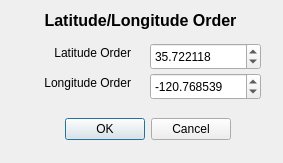
<?xml version="1.0" encoding="UTF-8"?>
<ui version="4.0">
 <class>latitudeLongitudeDialog</class>
 <widget class="QDialog" name="latitudeLongitudeDialog">
  <property name="geometry">
   <rect>
    <x>0</x>
    <y>0</y>
    <width>283</width>
    <height>163</height>
   </rect>
  </property>
  <property name="windowTitle">
   <string>Dialog</string>
  </property>
  <widget class="QDialogButtonBox" name="btnbx_CancelOK">
   <property name="geometry">
    <rect>
     <x>-110</x>
     <y>113</y>
     <width>341</width>
     <height>32</height>
    </rect>
   </property>
   <property name="orientation">
    <enum>Qt::Horizontal</enum>
   </property>
   <property name="standardButtons">
    <set>QDialogButtonBox::Cancel|QDialogButtonBox::Ok</set>
   </property>
  </widget>
  <widget class="QLabel" name="lbl_lat">
   <property name="geometry">
    <rect>
     <x>0</x>
     <y>43</y>
     <width>131</width>
     <height>20</height>
    </rect>
   </property>
   <property name="toolTip">
    <string>&lt;html&gt;&lt;head/&gt;&lt;body&gt;&lt;p&gt;Latitude of the bottom point of search area&lt;/p&gt;&lt;/body&gt;&lt;/html&gt;</string>
   </property>
   <property name="layoutDirection">
    <enum>Qt::LeftToRight</enum>
   </property>
   <property name="text">
    <string>Latitude Order</string>
   </property>
   <property name="alignment">
    <set>Qt::AlignRight|Qt::AlignTrailing|Qt::AlignVCenter</set>
   </property>
  </widget>
  <widget class="QLabel" name="lbl_lon">
   <property name="geometry">
    <rect>
     <x>0</x>
     <y>73</y>
     <width>131</width>
     <height>20</height>
    </rect>
   </property>
   <property name="toolTip">
    <string>&lt;html&gt;&lt;head/&gt;&lt;body&gt;&lt;p&gt;Longitude of the bottom point of search area&lt;/p&gt;&lt;/body&gt;&lt;/html&gt;</string>
   </property>
   <property name="layoutDirection">
    <enum>Qt::LeftToRight</enum>
   </property>
   <property name="text">
    <string>Longitude Order</string>
   </property>
   <property name="alignment">
    <set>Qt::AlignRight|Qt::AlignTrailing|Qt::AlignVCenter</set>
   </property>
  </widget>
  <widget class="QDoubleSpinBox" name="doubleSpinBox_Lat">
   <property name="geometry">
    <rect>
     <x>150</x>
     <y>43</y>
     <width>111</width>
     <height>27</height>
    </rect>
   </property>
   <property name="decimals">
    <number>6</number>
   </property>
   <property name="minimum">
    <double>-90.000000000000000</double>
   </property>
   <property name="maximum">
    <double>90.000000000000000</double>
   </property>
   <property name="singleStep">
    <double>0.000001000000000</double>
   </property>
   <property name="value">
    <double>35.722118000000002</double>
   </property>
  </widget>
  <widget class="QDoubleSpinBox" name="doubleSpinBox_Lon">
   <property name="geometry">
    <rect>
     <x>150</x>
     <y>73</y>
     <width>111</width>
     <height>27</height>
    </rect>
   </property>
   <property name="decimals">
    <number>6</number>
   </property>
   <property name="minimum">
    <double>-180.000000000000000</double>
   </property>
   <property name="maximum">
    <double>180.000000000000000</double>
   </property>
   <property name="singleStep">
    <double>0.000001000000000</double>
   </property>
   <property name="value">
    <double>-120.768539000000004</double>
   </property>
  </widget>
  <widget class="QLabel" name="lbl_latitudeLongitude">
   <property name="geometry">
    <rect>
     <x>30</x>
     <y>5</y>
     <width>221</width>
     <height>31</height>
    </rect>
   </property>
   <property name="font">
    <font>
     <pointsize>12</pointsize>
     <weight>75</weight>
     <bold>true</bold>
    </font>
   </property>
   <property name="text">
    <string>Latitude/Longitude Order</string>
   </property>
   <property name="alignment">
    <set>Qt::AlignCenter</set>
   </property>
   <property name="wordWrap">
    <bool>true</bool>
   </property>
  </widget>
 </widget>
 <resources/>
 <connections>
  <connection>
   <sender>btnbx_CancelOK</sender>
   <signal>accepted()</signal>
   <receiver>latitudeLongitudeDialog</receiver>
   <slot>accept()</slot>
   <hints>
    <hint type="sourcelabel">
     <x>248</x>
     <y>254</y>
    </hint>
    <hint type="destinationlabel">
     <x>157</x>
     <y>274</y>
    </hint>
   </hints>
  </connection>
  <connection>
   <sender>btnbx_CancelOK</sender>
   <signal>rejected()</signal>
   <receiver>latitudeLongitudeDialog</receiver>
   <slot>reject()</slot>
   <hints>
    <hint type="sourcelabel">
     <x>316</x>
     <y>260</y>
    </hint>
    <hint type="destinationlabel">
     <x>286</x>
     <y>274</y>
    </hint>
   </hints>
  </connection>
 </connections>
</ui>
